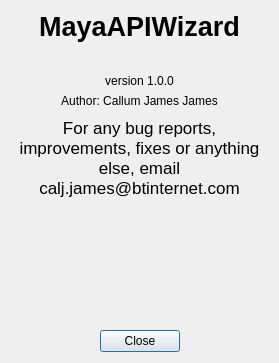
<?xml version="1.0" encoding="UTF-8"?>
<ui version="4.0">
 <class>AboutWindow</class>
 <widget class="QDialog" name="AboutWindow">
  <property name="geometry">
   <rect>
    <x>0</x>
    <y>0</y>
    <width>279</width>
    <height>363</height>
   </rect>
  </property>
  <property name="windowTitle">
   <string>About MayaAPIWIzard</string>
  </property>
  <layout class="QGridLayout" name="gridLayout">
   <item row="2" column="0">
    <spacer name="horizontalSpacer">
     <property name="orientation">
      <enum>Qt::Horizontal</enum>
     </property>
     <property name="sizeHint" stdset="0">
      <size>
       <width>40</width>
       <height>20</height>
      </size>
     </property>
    </spacer>
   </item>
   <item row="2" column="1">
    <widget class="QPushButton" name="btn_close">
     <property name="text">
      <string>Close</string>
     </property>
    </widget>
   </item>
   <item row="2" column="2">
    <spacer name="horizontalSpacer_2">
     <property name="orientation">
      <enum>Qt::Horizontal</enum>
     </property>
     <property name="sizeHint" stdset="0">
      <size>
       <width>40</width>
       <height>20</height>
      </size>
     </property>
    </spacer>
   </item>
   <item row="1" column="0">
    <spacer name="verticalSpacer_4">
     <property name="orientation">
      <enum>Qt::Vertical</enum>
     </property>
     <property name="sizeHint" stdset="0">
      <size>
       <width>20</width>
       <height>40</height>
      </size>
     </property>
    </spacer>
   </item>
   <item row="0" column="0" colspan="3">
    <layout class="QGridLayout" name="gridLayout_2">
     <item row="1" column="0">
      <spacer name="horizontalSpacer_3">
       <property name="orientation">
        <enum>Qt::Horizontal</enum>
       </property>
       <property name="sizeHint" stdset="0">
        <size>
         <width>40</width>
         <height>20</height>
        </size>
       </property>
      </spacer>
     </item>
     <item row="1" column="1" colspan="2">
      <widget class="QLabel" name="lbl_image">
       <property name="text">
        <string/>
       </property>
       <property name="pixmap">
        <pixmap resource="../res/TemplateFramework.qrc">:/Framework/icon128</pixmap>
       </property>
      </widget>
     </item>
     <item row="1" column="3">
      <spacer name="horizontalSpacer_4">
       <property name="orientation">
        <enum>Qt::Horizontal</enum>
       </property>
       <property name="sizeHint" stdset="0">
        <size>
         <width>40</width>
         <height>20</height>
        </size>
       </property>
      </spacer>
     </item>
     <item row="0" column="0" colspan="4">
      <widget class="QLabel" name="lbl_mayaAPIWiz">
       <property name="font">
        <font>
         <pointsize>20</pointsize>
         <weight>75</weight>
         <bold>true</bold>
        </font>
       </property>
       <property name="text">
        <string>MayaAPIWizard</string>
       </property>
       <property name="alignment">
        <set>Qt::AlignCenter</set>
       </property>
      </widget>
     </item>
     <item row="2" column="0" colspan="4">
      <widget class="QLabel" name="lbl_version">
       <property name="text">
        <string>version 1.0.0</string>
       </property>
       <property name="alignment">
        <set>Qt::AlignCenter</set>
       </property>
      </widget>
     </item>
     <item row="3" column="0" colspan="4">
      <widget class="QLabel" name="lbl_author">
       <property name="text">
        <string>Author: Callum James James</string>
       </property>
       <property name="alignment">
        <set>Qt::AlignCenter</set>
       </property>
      </widget>
     </item>
     <item row="4" column="0" colspan="4">
      <widget class="QTextBrowser" name="textBrowser">
       <property name="palette">
        <palette>
         <active>
          <colorrole role="Base">
           <brush brushstyle="SolidPattern">
            <color alpha="0">
             <red>255</red>
             <green>255</green>
             <blue>255</blue>
            </color>
           </brush>
          </colorrole>
         </active>
         <inactive>
          <colorrole role="Base">
           <brush brushstyle="SolidPattern">
            <color alpha="0">
             <red>255</red>
             <green>255</green>
             <blue>255</blue>
            </color>
           </brush>
          </colorrole>
         </inactive>
         <disabled>
          <colorrole role="Base">
           <brush brushstyle="SolidPattern">
            <color alpha="255">
             <red>237</red>
             <green>237</green>
             <blue>237</blue>
            </color>
           </brush>
          </colorrole>
         </disabled>
        </palette>
       </property>
       <property name="frameShape">
        <enum>QFrame::NoFrame</enum>
       </property>
       <property name="frameShadow">
        <enum>QFrame::Plain</enum>
       </property>
       <property name="html">
        <string>&lt;!DOCTYPE HTML PUBLIC &quot;-//W3C//DTD HTML 4.0//EN&quot; &quot;http://www.w3.org/TR/REC-html40/strict.dtd&quot;&gt;
&lt;html&gt;&lt;head&gt;&lt;meta name=&quot;qrichtext&quot; content=&quot;1&quot; /&gt;&lt;style type=&quot;text/css&quot;&gt;
p, li { white-space: pre-wrap; }
&lt;/style&gt;&lt;/head&gt;&lt;body style=&quot; font-family:'.Lucida Grande UI'; font-size:13pt; font-weight:400; font-style:normal;&quot;&gt;
&lt;p align=&quot;center&quot; style=&quot; margin-top:0px; margin-bottom:0px; margin-left:0px; margin-right:0px; -qt-block-indent:0; text-indent:0px;&quot;&gt;For any bug reports, improvements, fixes or anything else, email calj.james@btinternet.com&lt;/p&gt;&lt;/body&gt;&lt;/html&gt;</string>
       </property>
       <property name="textInteractionFlags">
        <set>Qt::NoTextInteraction</set>
       </property>
      </widget>
     </item>
    </layout>
   </item>
  </layout>
 </widget>
 <resources>
  <include location="../res/TemplateFramework.qrc"/>
 </resources>
 <connections/>
</ui>
